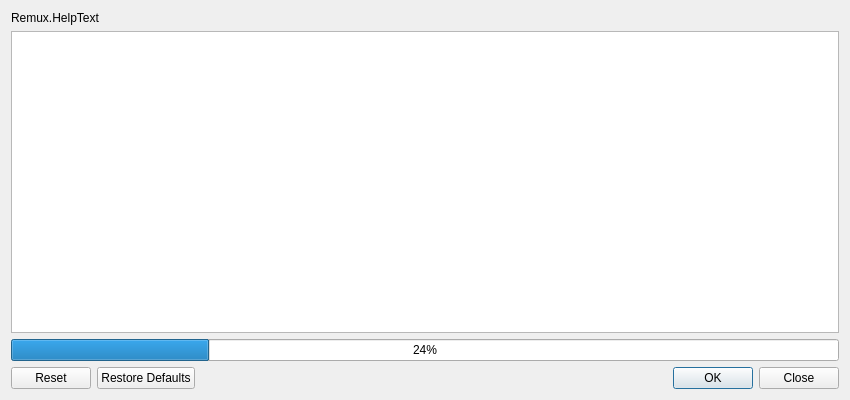
<?xml version="1.0" encoding="UTF-8"?>
<ui version="4.0">
 <class>PLSRemux</class>
 <widget class="QWidget" name="PLSRemux">
  <property name="geometry">
   <rect>
    <x>0</x>
    <y>0</y>
    <width>850</width>
    <height>400</height>
   </rect>
  </property>
  <property name="windowTitle">
   <string>RemuxRecordings</string>
  </property>
  <layout class="QGridLayout" name="gridLayout">
   <item row="0" column="0">
    <widget class="QLabel" name="label">
     <property name="text">
      <string>Remux.HelpText</string>
     </property>
    </widget>
   </item>
   <item row="3" column="0">
    <layout class="QHBoxLayout" name="horizontalLayout_4">
     <property name="spacing">
      <number>6</number>
     </property>
     <item>
      <widget class="PLSDialogButtonBox" name="buttonBox">
       <property name="standardButtons">
        <set>QDialogButtonBox::Close|QDialogButtonBox::Ok|QDialogButtonBox::Reset|QDialogButtonBox::RestoreDefaults</set>
       </property>
      </widget>
     </item>
    </layout>
   </item>
   <item row="1" column="0">
    <widget class="QTableView" name="tableView">
     <property name="selectionMode">
      <enum>QAbstractItemView::NoSelection</enum>
     </property>
     <attribute name="horizontalHeaderMinimumSectionSize">
      <number>23</number>
     </attribute>
     <attribute name="horizontalHeaderDefaultSectionSize">
      <number>23</number>
     </attribute>
     <attribute name="verticalHeaderVisible">
      <bool>false</bool>
     </attribute>
     <attribute name="verticalHeaderMinimumSectionSize">
      <number>40</number>
     </attribute>
     <attribute name="verticalHeaderDefaultSectionSize">
      <number>40</number>
     </attribute>
    </widget>
   </item>
   <item row="2" column="0">
    <widget class="QProgressBar" name="progressBar">
     <property name="value">
      <number>24</number>
     </property>
    </widget>
   </item>
  </layout>
 </widget>
 <customwidgets>
  <customwidget>
   <class>PLSDialogButtonBox</class>
   <extends>QDialogButtonBox</extends>
   <header>dialogbuttonbox.hpp</header>
  </customwidget>
 </customwidgets>
 <resources/>
 <connections/>
</ui>
